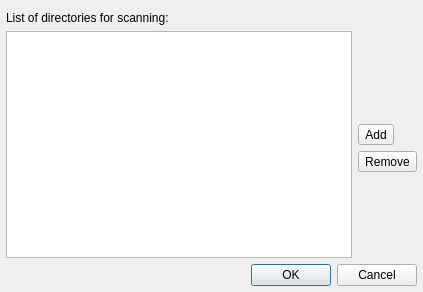
<?xml version="1.0" encoding="UTF-8"?>
<ui version="4.0">
 <class>SettingsDialog</class>
 <widget class="QDialog" name="SettingsDialog">
  <property name="geometry">
   <rect>
    <x>0</x>
    <y>0</y>
    <width>423</width>
    <height>292</height>
   </rect>
  </property>
  <property name="windowTitle">
   <string>Media Library Settings</string>
  </property>
  <layout class="QGridLayout" name="gridLayout">
   <property name="leftMargin">
    <number>6</number>
   </property>
   <property name="rightMargin">
    <number>6</number>
   </property>
   <property name="bottomMargin">
    <number>6</number>
   </property>
   <item row="3" column="1">
    <widget class="QToolButton" name="removeDirButton">
     <property name="text">
      <string>Remove</string>
     </property>
     <property name="icon">
      <iconset theme="list-remove">
       <normaloff>.</normaloff>.</iconset>
     </property>
    </widget>
   </item>
   <item row="4" column="1">
    <spacer name="verticalSpacer_2">
     <property name="orientation">
      <enum>Qt::Vertical</enum>
     </property>
     <property name="sizeHint" stdset="0">
      <size>
       <width>20</width>
       <height>68</height>
      </size>
     </property>
    </spacer>
   </item>
   <item row="1" column="1">
    <spacer name="verticalSpacer">
     <property name="orientation">
      <enum>Qt::Vertical</enum>
     </property>
     <property name="sizeHint" stdset="0">
      <size>
       <width>20</width>
       <height>68</height>
      </size>
     </property>
    </spacer>
   </item>
   <item row="1" column="0" rowspan="4">
    <widget class="QListWidget" name="dirsListWidget"/>
   </item>
   <item row="2" column="1">
    <widget class="QToolButton" name="addDirButton">
     <property name="text">
      <string>Add</string>
     </property>
     <property name="icon">
      <iconset theme="list-add">
       <normaloff>.</normaloff>.</iconset>
     </property>
    </widget>
   </item>
   <item row="5" column="0" colspan="2">
    <widget class="QDialogButtonBox" name="buttonBox">
     <property name="orientation">
      <enum>Qt::Horizontal</enum>
     </property>
     <property name="standardButtons">
      <set>QDialogButtonBox::Cancel|QDialogButtonBox::Ok</set>
     </property>
    </widget>
   </item>
   <item row="0" column="0">
    <widget class="QLabel" name="label">
     <property name="text">
      <string>List of directories for scanning:</string>
     </property>
    </widget>
   </item>
  </layout>
 </widget>
 <resources/>
 <connections>
  <connection>
   <sender>buttonBox</sender>
   <signal>accepted()</signal>
   <receiver>SettingsDialog</receiver>
   <slot>accept()</slot>
   <hints>
    <hint type="sourcelabel">
     <x>248</x>
     <y>254</y>
    </hint>
    <hint type="destinationlabel">
     <x>157</x>
     <y>274</y>
    </hint>
   </hints>
  </connection>
  <connection>
   <sender>buttonBox</sender>
   <signal>rejected()</signal>
   <receiver>SettingsDialog</receiver>
   <slot>reject()</slot>
   <hints>
    <hint type="sourcelabel">
     <x>316</x>
     <y>260</y>
    </hint>
    <hint type="destinationlabel">
     <x>286</x>
     <y>274</y>
    </hint>
   </hints>
  </connection>
 </connections>
</ui>
